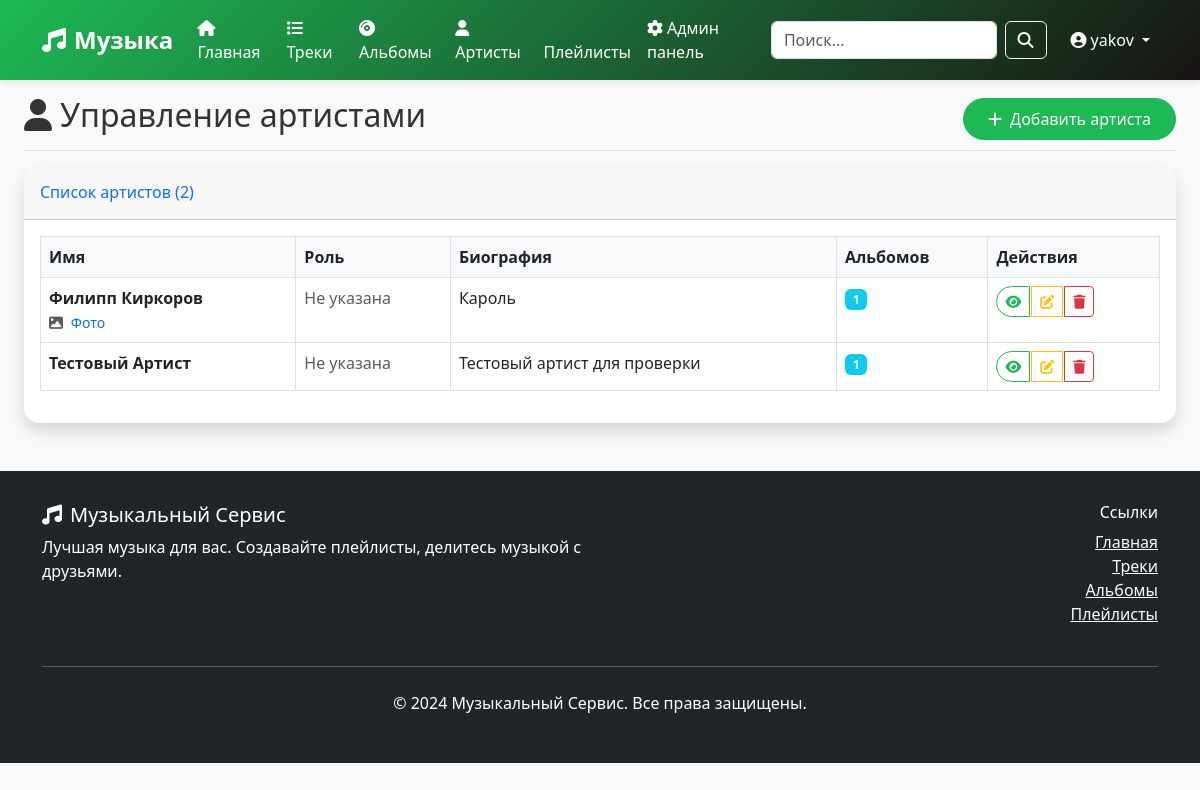
Page /admin-panel/artists/ (signed in) on the committed database.
### music/models.py (models this page shows, shortened)
class User(AbstractUser):
    id = models.UUIDField(primary_key=True, default=uuid.uuid4, editable=False)
    login = models.CharField(max_length=100, unique=True)
    email = models.EmailField(unique=True)
    password = models.CharField(max_length=128)
    date_of_birth = models.DateField(null=True, blank=True)
    registration_date = models.DateTimeField(auto_now_add=True)
    avatar_url = models.URLField(max_length=500, null=True, blank=True)
    role = models.CharField(max_length=20, choices=[
        ('user', 'User'),
        ('admin', 'Admin'),
        ('moderator', 'Moderator')
    ], default='user')
    objects = CustomUserManager()
    USERNAME_FIELD = 'login'
    REQUIRED_FIELDS = ['email']
    class Meta:
        db_table = 'пользователи'
        verbose_name = 'Пользователь'
        verbose_name_plural = 'Пользователи'
    class Meta:
        db_table = 'пользователи'
        verbose_name = 'Пользователь'
        verbose_name_plural = 'Пользователи'

class Artist(models.Model):
    id = models.UUIDField(primary_key=True, default=uuid.uuid4, editable=False)
    name = models.CharField(max_length=200, verbose_name='Имя артиста')
    avatar = models.ImageField(upload_to='artists/', null=True, blank=True, verbose_name='Аватар')
    biography = models.TextField(blank=True, verbose_name='Биография')
    artist_role = models.CharField(max_length=100, blank=True, verbose_name='Роль артиста')
    class Meta:
        db_table = 'артисты'
        verbose_name = 'Артист'
        verbose_name_plural = 'Артисты'

### music/views.py (the view)
# urls.py: path('admin-panel/artists/', views.admin_artists, name='admin_artists'),
@login_required
def admin_artists(request):
    if not request.user.is_authenticated or request.user.role != 'admin':
        messages.error(request, 'Доступ запрещен. Требуются права администратора.')
        return redirect('music:home')
    artists = Artist.objects.all().order_by('-id')
    context = {
        'artists': artists,
    }
    return render(request, 'music/admin/admin_artists.html', context)

### music/templates/music/admin/admin_artists.html (shortened to what this page needs)
{% extends 'music/base.html' %}
{% block content %}
<div class="container-fluid">
    <div class="row">
        <main class="col-12 px-md-4">
            <div class="d-flex justify-content-between flex-wrap flex-md-nowrap align-items-center pt-3 pb-2 mb-3 border-bottom">
                <h1 class="h2">
                    <i class="fas fa-user me-2"></i>Управление артистами
                </h1>
                <div class="btn-toolbar mb-2 mb-md-0">
                    <a href="{% url 'music:admin_create_artist' %}" class="btn btn-primary">
                        <i class="fas fa-plus me-2"></i>Добавить артиста
                    </a>
                </div>
            </div>
            <div class="card shadow">
                <div class="card-header py-3">
                    <h6 class="m-0 font-weight-bold text-primary">
                        Список артистов ({{ artists.count }})
                    </h6>
                </div>
                <div class="card-body">
                    <div class="table-responsive">
                        <table class="table table-bordered">
                            <thead>
                                <tr>
                                    <th>Имя</th>
                                    <th>Роль</th>
                                    <th>Биография</th>
                                    <th>Альбомов</th>
                                    <th>Действия</th>
                                </tr>
                            </thead>
                            <tbody>
                                {% for artist in artists %}
                                <tr>
                                    <td>
                                        <strong>{{ artist.name }}</strong>
                                        {% if artist.avatar %}
                                            <br><small class="text-muted">
                                                <i class="fas fa-image me-1"></i>
                                                <a href="{{ artist.avatar.url }}" target="_blank" class="text-decoration-none">
                                                    Фото
                                                </a>
                                            </small>
                                        {% endif %}
                                    </td>
                                    <td>
                                        {% if artist.artist_role %}
                                            <span class="badge bg-secondary">{{ artist.artist_role }}</span>
                                        {% else %}
                                            <span class="text-muted">Не указана</span>
                                        {% endif %}
                                    </td>
                                    <td>
                                        {% if artist.biography %}
                                            {{ artist.biography|truncatechars:100 }}
                                        {% else %}
                                            <span class="text-muted">Не указана</span>
                                        {% endif %}
                                    </td>
                                    <td>
                                        <span class="badge bg-info">{{ artist.album_set.count }}</span>
                                    </td>
                                    <td>
                                        <div class="btn-group" role="group">
                                            <a href="{% url 'music:artist_detail' artist.pk %}" class="btn btn-sm btn-outline-primary" title="Просмотр">
                                                <i class="fas fa-eye"></i>
                                            </a>
                                            <a href="{% url 'music:admin_edit_artist' artist.pk %}" class="btn btn-sm btn-outline-warning" title="Редактировать">
                                                <i class="fas fa-edit"></i>
                                            </a>
                                            <button type="button" class="btn btn-sm btn-outline-danger" title="Удалить"
                                                    onclick="confirmDelete('{{ artist.name }}', '{% url 'music:admin_delete_artist' artist.pk %}')">
                                                <i class="fas fa-trash"></i>
                                            </button>
                                        </div>
                                    </td>
                                </tr>
                                {% endfor %}
                            </tbody>
                        </table>
                    </div>
                </div>
            </div>
        </main>
    </div>
</div>
{% endblock %}

### music/templates/music/base.html (shortened to what this page needs)
<!DOCTYPE html>
<html lang="ru">
<head>
    <link href="https://cdn.jsdelivr.net/npm/bootstrap@5.3.0/dist/css/bootstrap.min.css" rel="stylesheet">
    <link rel="stylesheet" href="https://cdnjs.cloudflare.com/ajax/libs/font-awesome/6.4.0/css/all.min.css">
</head>
<body>
    <nav class="navbar navbar-expand-lg navbar-dark">
        <div class="container">
            <a class="navbar-brand" href="{% url 'music:home' %}">
                <i class="fas fa-music me-2"></i>Музыка
            </a>
            <div class="collapse navbar-collapse" id="navbarNav">
                <ul class="navbar-nav me-auto">
                    <li class="nav-item">
                        <a class="nav-link" href="{% url 'music:home' %}">
                            <i class="fas fa-home me-1"></i>Главная
                        </a>
                    </li>
                    <li class="nav-item">
                        <a class="nav-link" href="{% url 'music:track_list' %}">
                            <i class="fas fa-list me-1"></i>Треки
                        </a>
                    </li>
                    <li class="nav-item">
                        <a class="nav-link" href="{% url 'music:album_list' %}">
                            <i class="fas fa-compact-disc me-1"></i>Альбомы
                        </a>
                    </li>
                    <li class="nav-item">
                        <a class="nav-link" href="{% url 'music:artist_list' %}">
                            <i class="fas fa-user me-1"></i>Артисты
                        </a>
                    </li>
                    <li class="nav-item">
                        <a class="nav-link" href="{% url 'music:playlist_list' %}">
                            Плейлисты
                        </a>
                    </li>
                    {% if user.is_authenticated and user.role == 'admin' %}
                        <li class="nav-item">
                            <a class="nav-link" href="{% url 'music:admin_panel' %}">
                                <i class="fas fa-cog me-1"></i>Админ панель
                            </a>
                        </li>
                    {% endif %}
                </ul>
                <form class="d-flex me-3" method="GET" action="{% url 'music:track_list' %}">
                    <input class="form-control me-2" type="search" name="q" placeholder="Поиск..."
                           value="{{ request.GET.q }}" aria-label="Search">
                    <button class="btn btn-outline-light" type="submit">
                        <i class="fas fa-search"></i>
                    </button>
                </form>
                <ul class="navbar-nav">
                    {% if user.is_authenticated %}
                        <li class="nav-item dropdown">
                            <a class="nav-link dropdown-toggle" href="#" id="navbarDropdown" role="button"
                               data-bs-toggle="dropdown" aria-expanded="false">
                                <i class="fas fa-user-circle me-1"></i>{{ user.login }}
                            </a>
                        </li>
                    {% endif %}
                </ul>
            </div>
        </div>
    </nav>
    <main>
        {% block content %}{% endblock %}
    </main>
    <footer class="footer">
        <div class="container">
            <div class="row">
                <div class="col-md-6">
                    <h5><i class="fas fa-music me-2"></i>Музыкальный Сервис</h5>
                    <p>Лучшая музыка для вас. Создавайте плейлисты, делитесь музыкой с друзьями.</p>
                </div>
                <div class="col-md-6 text-md-end">
                    <h6>Ссылки</h6>
                    <ul class="list-unstyled">
                        <li><a href="{% url 'music:home' %}" class="text-light">Главная</a></li>
                        <li><a href="{% url 'music:track_list' %}" class="text-light">Треки</a></li>
                        <li><a href="{% url 'music:album_list' %}" class="text-light">Альбомы</a></li>
                        <li><a href="{% url 'music:playlist_list' %}" class="text-light">Плейлисты</a></li>
                    </ul>
                </div>
            </div>
            <hr class="my-4">
            <div class="text-center">
                <p>&copy; 2024 Музыкальный Сервис. Все права защищены.</p>
            </div>
        </div>
    </footer>
</body>
</html>

### music/templates/music/base.html (style rules this page uses)
:root { --primary-color: #1db954; --secondary-color: #191414; --accent-color: #ff6b6b; --text-color: #333; --light-bg: #f8f9fa; --dark-bg: #212529; }
body { font-family: 'Segoe UI', Tahoma, Geneva, Verdana, sans-serif; background-color: var(--light-bg); color: var(--text-color); }
.navbar { background: linear-gradient(135deg, var(--primary-color), var(--secondary-color)); box-shadow: 0 2px 10px rgba(0,0,0,0.1); }
.navbar-brand { font-weight: bold; font-size: 1.5rem; }
.nav-link { color: white !important; font-weight: 500; transition: all 0.3s ease; }
.card { border: none; border-radius: 15px; box-shadow: 0 5px 15px rgba(0,0,0,0.1); transition: transform 0.3s ease, box-shadow 0.3s ease; overflow: hidden; }
.btn-primary { background-color: var(--primary-color); border-color: var(--primary-color); border-radius: 25px; padding: 0.5rem 1.5rem; font-weight: 500; transition: all 0.3s ease; }
.btn-outline-primary { color: var(--primary-color); border-color: var(--primary-color); border-radius: 25px; }
.footer { background: var(--dark-bg); color: white; padding: 2rem 0; margin-top: 3rem; }

### music/templates/music/admin/admin_artists.html (style rules this page uses)
.table th { background-color: #f8f9fa; border-color: #dee2e6; }
.btn-group .btn { margin-right: 2px; }
.btn-group .btn:last-child { margin-right: 0; }

### rows in the picture
User: login "yakov"
Artist: name "Филипп Киркоров", artist_role "Не указана", biography "Кароль", album_set.count "1"
Artist: name "Тестовый Артист", artist_role "Не указана", biography "Тестовый артист для проверки", album_set.count "1"

### other values in the picture
{{ artists.count }} "2"
